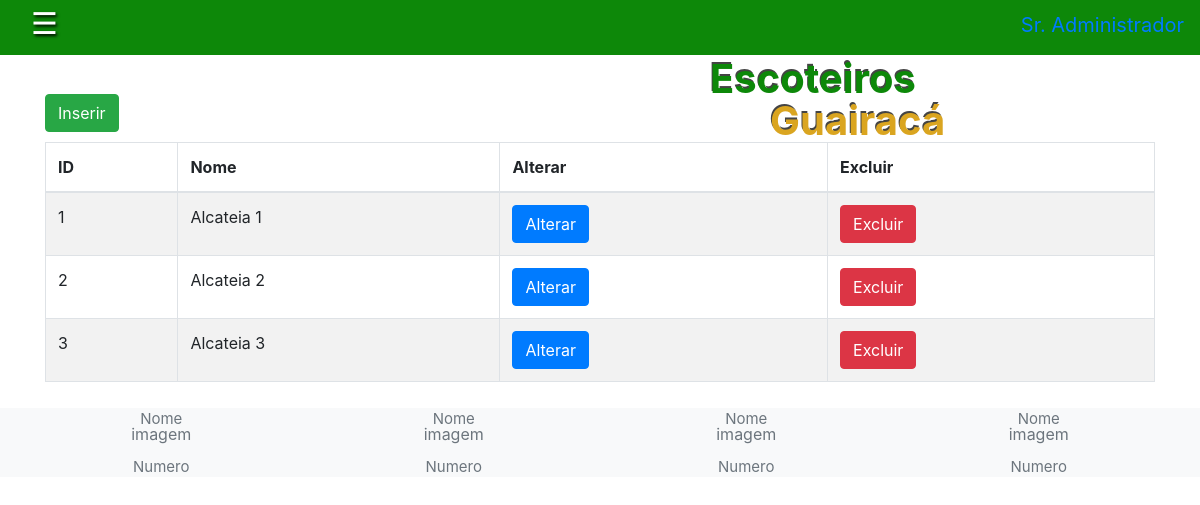
Page /app/controller/AlcateiaController.php?action=list (signed in) on the committed database.
### tables this page shows
CREATE TABLE tb_alcateias (
  id_alcateia int AUTO_INCREMENT,
  nome VARCHAR(100) NOT NULL,
  PRIMARY KEY (id_alcateia)
);

### app/controller/AlcateiaController.php (called while the page is built, shortened)
<?php
require_once(__DIR__ . "/../model/Alcateia.php");
require_once(__DIR__ . "/../dao/AlcateiaDAO.php");
class AlcateiaController extends Controller{
    private AlcateiaDAO $alcateiaDao;
    public function __construct(){
        $this->alcateiaDao = new AlcateiaDAO();
        $this->handleAction();
    }
    public function list(string $msgErro = "", string $msgSucesso = ""){
        $alcateias = $this->alcateiaDao->list();
        $dados["lista"] = $alcateias;
        $this->loadView("alcateia/listAlcateia.php", $dados, $msgErro, $msgSucesso);
    }
}
$alcCont = new AlcateiaController();

### app/model/Alcateia.php (called while the page is built)
<?php
class Alcateia{
    private $id_alcateia;
    private $nome;
    public function getId_alcateia()
    {
        return $this->id_alcateia;
    }
    public function setId_alcateia($id_alcateia)
    {
        $this->id_alcateia = $id_alcateia;
        return $this;
    }
    public function getNome()
    {
        return $this->nome;
    }
    public function setNome($nome)
    {
        $this->nome = $nome;
        return $this;
    }
}

### app/dao/AlcateiaDAO.php (called while the page is built, shortened)
<?php
require_once(__DIR__ . "/../model/Alcateia.php");
class AlcateiaDao{
    public function list(){
        $conn = Connection::getConn();
        $sql = "SELECT * FROM tb_alcateias a ORDER BY a.nome";
        $stm = $conn->prepare($sql);
        $stm->execute();
        $result = $stm->fetchAll();
        return $this->mapAlcateia($result);
    }
    public function mapAlcateia($result){
        $alcateias = array();
        foreach ($result as $reg) {
            $alcateia = new Alcateia();
            $alcateia->setId_alcateia($reg['id_alcateia']);
            $alcateia->setNome($reg['nome']);
            array_push($alcateias, $alcateia);
        }
        return $alcateias;
    }
}

### app/view/alcateia/listAlcateia.php (the view, shortened to what this page needs)
<?php
    require_once(__DIR__ . "/../include/header.php");
    require_once(__DIR__ . "/../include/menu.php");
?>
<div class="container">
    <div class="row">
        <div class="col-3">
            <a class="btn btn-success" href="<?= BASEURL ?>/controller/AlcateiaController.php?action=create">Inserir</a>
        </div>
        <div class="col-9">
        </div>
    </div>
    <div class="row" style="margin-top: 10px;">
            <div class="col-12">
                <table id="tabAlcateias" class="table table-striped table-bordered">
                    <thead>
                        <tr>
                            <th>ID</th>
                            <th>Nome</th>
                            <th>Alterar</th>
                            <th>Excluir</th>
                        </tr>
                    </thead>
                    <tbody>
                        <?php foreach($dados["lista"] as $alc): ?>
                            <tr>
                                <td><?php echo $alc->getId_alcateia(); ?></td>
                                <td><?= $alc->getNome(); ?></td>
                                <td><a class="btn btn-primary"
                                    href="<?= BASEURL ?>/controller/AlcateiaController.php?action=edit&id=<?= $alc->getId_alcateia() ?>">
                                    Alterar</a>
                                </td>
                                <td><a class="btn btn-danger" onclick="return confirm('Deseja excluir a alcateia?')" href="<?= BASEURL ?>/controller/AlcateiaController.php?action=delete&id=<?= $alc->getId_alcateia() ?>">
                                    Excluir</a>
                                </td>
                            </tr>
                        <?php endforeach; ?>
                    </tbody>
                </table>
            </div>
        </div>
</div>
<?php
    require_once(__DIR__ . "/../include/footer.php");
?>

### app/view/home/styles/main.css (style rules this page uses)
body { overflow-x: hidden; transition: background-color 0.3s ease; }

### rows in the picture
tb_alcateias: id_alcateia "1", nome "Alcateia 1"
tb_alcateias: id_alcateia "2", nome "Alcateia 2"
tb_alcateias: id_alcateia "3", nome "Alcateia 3"
